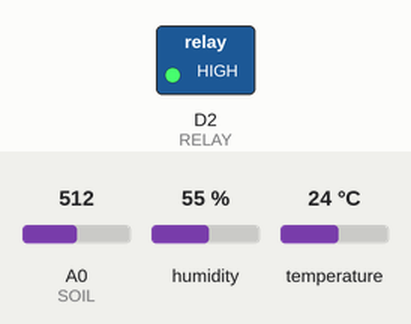
This sketch was run on a simulated ESP8266 (NodeMCU). Parts: switched loads named in the sketch (green lamp = pin HIGH). The inputs (shaded band) are chosen by the test bench; at power-on: A0 (SOIL) = 512, humidity 55 %, temperature 24 °C. WiFi joins after 1.5 s; servers stay silent unless stated; what the sketch prints to the serial monitor is not drawn.

Above: at 3.0 s.
3.1 s: A0 (SOIL) set to 482
At 4.9 s:
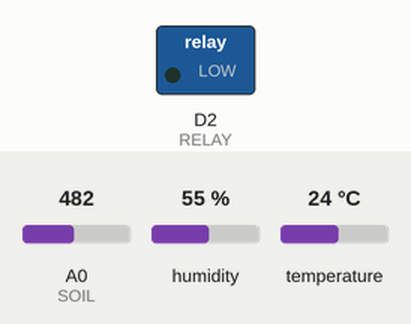
5.8 s: A0 (SOIL) set to 510
At 6.9 s:
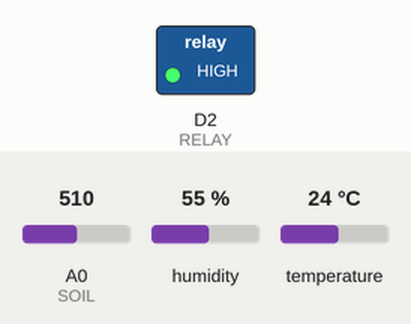
8.1 s: A0 (SOIL) set to 490
At 10.2 s:
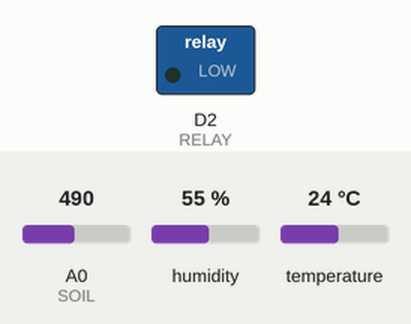
Timing chart, 0 to 11.7 s (numbered marks = the images above; inputs shaded):
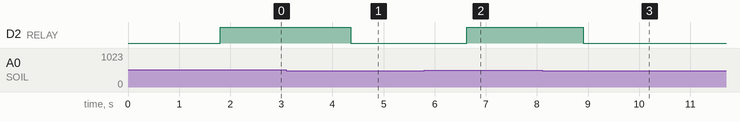

The sketch:

Smart_Irrigation_Code.ino.ino
```cpp
/*************************************************
 * Smart Agriculture IoT Irrigation System
 * Hardware: ESP8266 (NodeMCU) / ESP32
 * Features:
 *  - Temperature & Humidity (DHT11/DHT22)
 *  - Soil Moisture Sensor (Analog)
 *  - Relay Control for Pump
 *  - Blynk IoT Cloud Monitoring & Control
 *  - Precision Algorithms:
 *      - Moving Average Filtering
 *      - Dynamic Threshold (adjustable via Blynk)
 *      - Anomaly Detection & Alerts
 *************************************************/

// ---- User Configurations ----

// Wi-Fi & Blynk Credentials
char auth[] = "YourAuthTokenHere";   // From Blynk Device Info
char ssid[] = "YourWiFiSSID";
char pass[] = "YourWiFiPassword";

// Pin Configurations
#define DHTPIN D4       // GPIO2
#define DHTTYPE DHT11   // or DHT22
#define RELAY D2        // GPIO4
#define SOIL A0         // Analog Soil Sensor Pin

// Calibration factor for soil sensor readings
#define SOIL_CALIBRATION_FACTOR 1.0

// Initial soil moisture threshold (can be changed via Blynk slider)
int dynamicThreshold = 500;

// Moving average sample count
#define SAMPLE_COUNT 5

// Anomaly detection ranges
#define TEMP_MIN 0
#define TEMP_MAX 50
#define HUM_MIN 0
#define HUM_MAX 100
#define SOIL_MIN 0
#define SOIL_MAX 1023

// ---- Libraries ----
#include <ESP8266WiFi.h>        // For ESP8266
//#include <WiFi.h>             // For ESP32 (uncomment if using ESP32)
#include <BlynkSimpleEsp8266.h> // Change to ESP32 version if needed
#include <DHT.h>

// ---- Objects ----
DHT dht(DHTPIN, DHTTYPE);

// ---- Functions ----

// Moving Average Filter for soil moisture
float getFilteredSoilMoisture() {
  float total = 0;
  for (int i = 0; i < SAMPLE_COUNT; i++) {
    total += analogRead(SOIL);
    delay(50);
  }
  return (total / SAMPLE_COUNT) * SOIL_CALIBRATION_FACTOR;
}

// Manual pump control from Blynk app
BLYNK_WRITE(V4) {
  int pinValue = param.asInt();
  digitalWrite(RELAY, pinValue == 1 ? LOW : HIGH);
}

// Update threshold from Blynk slider
BLYNK_WRITE(V5) {
  dynamicThreshold = param.asInt();
}

// Anomaly detection and alerts
void checkAnomalies(float t, float h, float moisture) {
  if (t < TEMP_MIN || t > TEMP_MAX) {
    Serial.println("[WARNING] Temperature anomaly detected!");
    Blynk.logEvent("temp_anomaly", "Temperature out of range");
  }
  if (h < HUM_MIN || h > HUM_MAX) {
    Serial.println("[WARNING] Humidity anomaly detected!");
    Blynk.logEvent("hum_anomaly", "Humidity out of range");
  }
  if (moisture < SOIL_MIN || moisture > SOIL_MAX) {
    Serial.println("[WARNING] Soil moisture anomaly detected!");
    Blynk.logEvent("soil_anomaly", "Soil moisture out of range");
  }
}

// ---- Setup ----
void setup() {
  Serial.begin(9600);
  Blynk.begin(auth, ssid, pass);
  dht.begin();
  pinMode(RELAY, OUTPUT);
  digitalWrite(RELAY, HIGH); // Pump OFF initially
  Serial.println("Smart Agriculture System Started...");
}

// ---- Loop ----
void loop() {
  Blynk.run();

  // Read sensors
  float soil = getFilteredSoilMoisture();
  float temp = dht.readTemperature();
  float hum = dht.readHumidity();

  // Send to Blynk
  Blynk.virtualWrite(V1, temp);
  Blynk.virtualWrite(V2, hum);
  Blynk.virtualWrite(V3, soil);

  // Check anomalies
  checkAnomalies(temp, hum, soil);

  // Auto pump control
  if (soil < dynamicThreshold) {
    digitalWrite(RELAY, LOW); // Pump ON
  } else {
    digitalWrite(RELAY, HIGH); // Pump OFF
  }

  delay(2000); // Update every 2s
}
```

Measured:
- the behaviour switches between 500 and 499 on A0 (SOIL) (found by bisection; images 0 and 1)
- after the input at 3.1 s, D2 (RELAY): HIGH → LOW after 1.3 s
- after the input at 5.8 s, D2 (RELAY): LOW → HIGH after 0.83 s
- after the input at 8.1 s, D2 (RELAY): HIGH → LOW after 0.80 s
